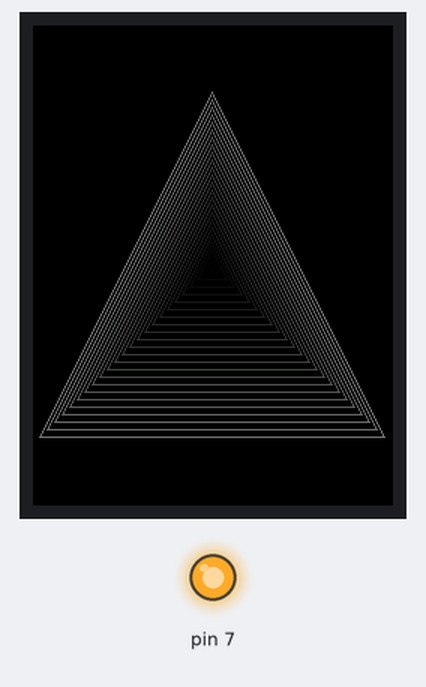
A sketch run on a simulated Arduino Uno, built with avr-gcc and run on an emulated ATmega328P. Parts: 240×320 colour display, output pins drawn as LEDs (lit = HIGH). Pins used as bus, display or sensor lines are not drawn; what the sketch prints to the serial monitor is not drawn.

Above: at 0.4 s.

Measured:
- what the display in image 0 shows lasts 1.0 s, from 0.4 s to 1.4 s

The sketch:

GFX_test.ino
```cpp
#include "SPI.h"
#include "Adafruit_GFX.h"
#include "Adafruit_ILI9341.h"

#define TFT_DC 9
#define TFT_CS 10
#define TFT_RST 8

Adafruit_ILI9341 tft = Adafruit_ILI9341(TFT_CS, TFT_DC, TFT_RST);

void setup() {

  Serial.begin(9600);
  Serial.println("ILI9341 Test!");

  pinMode(TFT_CS, OUTPUT);
  pinMode(7, OUTPUT);
  digitalWrite(TFT_CS, HIGH);
  digitalWrite(7, HIGH);

  tft.begin();


}

void loop() {

    testTriangles();
    delay(1000);

  }


unsigned long testTriangles() {
  unsigned long start;
  int           n, i, cx = tft.width()  / 2 - 1,
                      cy = tft.height() / 2 - 1;

  tft.fillScreen(ILI9341_BLACK);
  n     = min(cx, cy);
  start = micros();
  for(i=0; i<n; i+=5) {
    tft.drawTriangle(
      cx    , cy - i, // peak
      cx - i, cy + i, // bottom left
      cx + i, cy + i, // bottom right
      tft.color565(i, i, i));
  }
}
```
